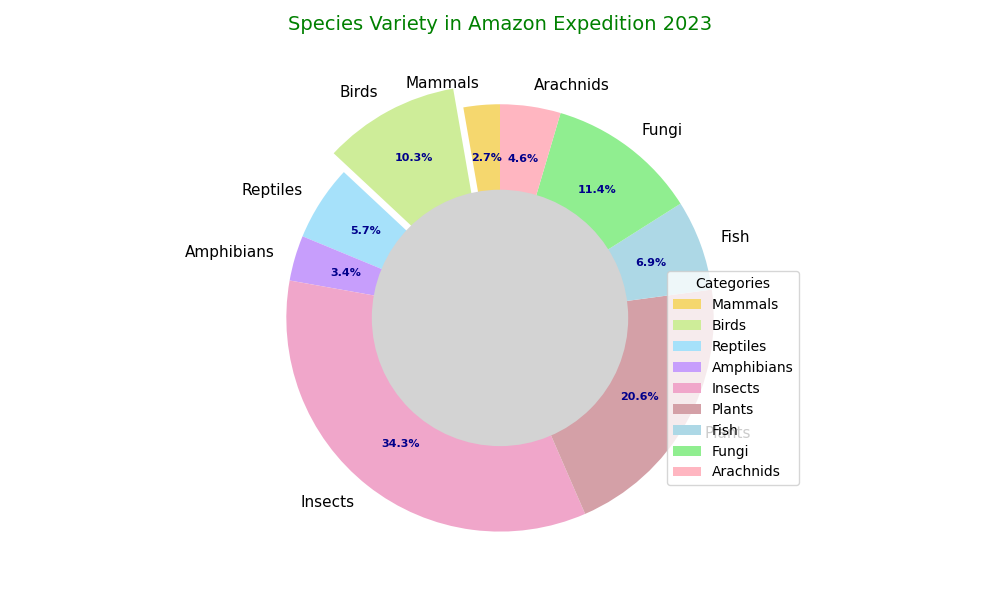

Reproduce this figure in Python.
import matplotlib.pyplot as plt
import numpy as np

# Updated category list with new data
species_categories = [
    'Mammals', 'Birds', 'Reptiles', 'Amphibians', 'Insects', 'Plants', 
    'Fish', 'Fungi', 'Arachnids'
]
# Updated species count with new data
species_count = [12, 45, 25, 15, 150, 90, 30, 50, 20]
# Updated color list with new colors added
colors = ['#f5d76e', '#ceed99', '#a6e1fa', '#c79efc', '#f0a6ca', '#d4a0a7', 
          '#add8e6', '#90ee90', '#ffb6c1']

explode = (0, 0.1, 0, 0, 0, 0, 0, 0, 0)

fig, ax = plt.subplots(figsize=(10, 6))
wedges, texts, autotexts = ax.pie(species_count, labels=species_categories, autopct='%1.1f%%',
                                  startangle=90, colors=colors, explode=explode, pctdistance=0.75)

for text in texts:
    text.set_fontsize(11)
    text.set_weight('normal')
    
for autotext in autotexts:
    autotext.set_fontsize(8)
    autotext.set_color('darkblue')
    autotext.set_weight('bold')

centre_circle = plt.Circle((0, 0), 0.60, fc='lightgray')
fig.gca().add_artist(centre_circle)

plt.title("Species Variety in Amazon Expedition 2023", fontsize=14, fontweight='normal', color='green', pad=15)
plt.legend(wedges, species_categories, title="Categories", loc="upper left", bbox_to_anchor=(0.8, 0.6), shadow=False)

plt.grid(axis='y', linestyle='--', linewidth=0.7)

plt.tight_layout()
plt.show()
